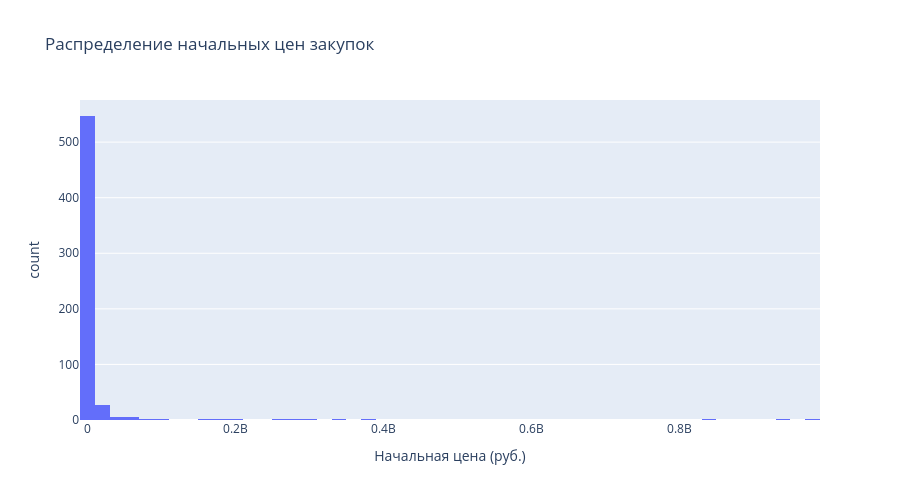

Notebook code for this chart:
### Markdown cell above
## 8. Визуализация

### Code cell
# Распределение цен (гистограмма)
fig = px.histogram(
    df, 
    x='initial_price',
    nbins=50,
    title='Распределение начальных цен закупок',
    labels={'initial_price': 'Начальная цена (руб.)', 'count': 'Количество лотов'}
)
fig.update_layout(height=500)
fig.show()

### Figure 1 — Plotly figure (JSON) as saved in the notebook; plotly's stock layout.template omitted (floating-point values rounded to 4 significant figures; data arrays with more than 128 entries replaced by an {"elided": "..."} marker saying what was removed)
{"data": [{"bingroup": "x", "hovertemplate": "Начальная цена (руб.)=%{x}<br>count=%{y}<extra></extra>", "legendgroup": "", "marker": {"color": "#636efa", "pattern": {"shape": ""}}, "name": "", "nbinsx": 50, "orientation": "v", "showlegend": false, "type": "histogram", "x": {"elided": "600 float values"}, "xaxis": "x", "yaxis": "y"}], "layout": {"barmode": "relative", "height": 500, "legend": {"tracegroupgap": 0}, "title": {"text": "Распределение начальных цен закупок"}, "xaxis": {"anchor": "y", "domain": [0, 1], "title": {"text": "Начальная цена (руб.)"}}, "yaxis": {"anchor": "x", "domain": [0, 1], "title": {"text": "count"}}}}
